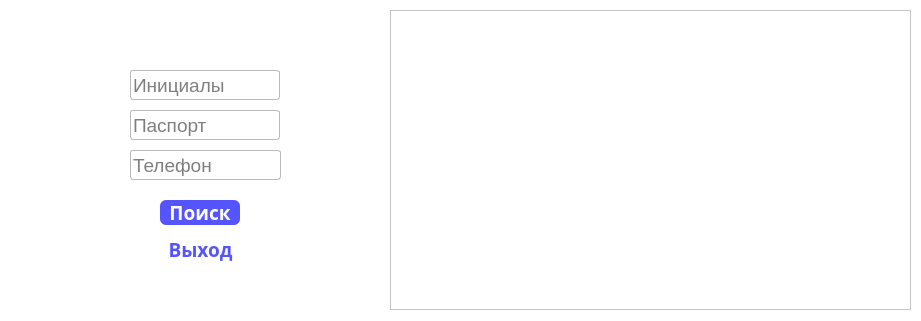
<?xml version="1.0" encoding="UTF-8"?>
<ui version="4.0">
 <class>NewCustomerContacts</class>
 <widget class="QMainWindow" name="NewCustomerContacts">
  <property name="geometry">
   <rect>
    <x>0</x>
    <y>0</y>
    <width>921</width>
    <height>321</height>
   </rect>
  </property>
  <property name="windowTitle">
   <string>Контакты</string>
  </property>
  <property name="styleSheet">
   <string notr="true">background-color: white;</string>
  </property>
  <widget class="QWidget" name="centralwidget">
   <widget class="QTableWidget" name="customerTable">
    <property name="geometry">
     <rect>
      <x>390</x>
      <y>10</y>
      <width>521</width>
      <height>300</height>
     </rect>
    </property>
   </widget>
   <widget class="QPushButton" name="SearchCustomerButton">
    <property name="geometry">
     <rect>
      <x>160</x>
      <y>200</y>
      <width>80</width>
      <height>25</height>
     </rect>
    </property>
    <property name="font">
     <font>
      <family>Candara</family>
      <pointsize>14</pointsize>
      <weight>75</weight>
      <bold>true</bold>
     </font>
    </property>
    <property name="cursor">
     <cursorShape>PointingHandCursor</cursorShape>
    </property>
    <property name="styleSheet">
     <string notr="true">QPushButton{
	border-radius: 6px;
	background-color: rgb(85, 85, 255);
	color: white;
}

QPushButton::hover{
	border-radius: 6px;
	background-color: rgb(85, 0, 255);
	color: white;
}

QPushButton::pressed{
	border-radius: 6px;
	background-color: #BEB775;
	color: white;
}
</string>
    </property>
    <property name="text">
     <string>Поиск</string>
    </property>
   </widget>
   <widget class="QLineEdit" name="lineName">
    <property name="geometry">
     <rect>
      <x>130</x>
      <y>70</y>
      <width>150</width>
      <height>30</height>
     </rect>
    </property>
    <property name="font">
     <font>
      <pointsize>14</pointsize>
     </font>
    </property>
    <property name="styleSheet">
     <string notr="true">border: 1px solid rgb(186, 186, 186);
border-radius: 3px;
background-color: white;
color: black;</string>
    </property>
    <property name="text">
     <string/>
    </property>
    <property name="placeholderText">
     <string>Инициалы</string>
    </property>
   </widget>
   <widget class="QLineEdit" name="lineSurname">
    <property name="geometry">
     <rect>
      <x>130</x>
      <y>110</y>
      <width>150</width>
      <height>30</height>
     </rect>
    </property>
    <property name="font">
     <font>
      <pointsize>14</pointsize>
     </font>
    </property>
    <property name="styleSheet">
     <string notr="true">border: 1px solid rgb(186, 186, 186);
border-radius: 3px;
background-color: white;
color: black;</string>
    </property>
    <property name="text">
     <string/>
    </property>
    <property name="placeholderText">
     <string>Паспорт</string>
    </property>
   </widget>
   <widget class="QLineEdit" name="lineNumber">
    <property name="geometry">
     <rect>
      <x>130</x>
      <y>150</y>
      <width>151</width>
      <height>30</height>
     </rect>
    </property>
    <property name="font">
     <font>
      <pointsize>14</pointsize>
     </font>
    </property>
    <property name="styleSheet">
     <string notr="true">border: 1px solid rgb(186, 186, 186);
border-radius: 3px;
background-color: white;
color: black;</string>
    </property>
    <property name="text">
     <string/>
    </property>
    <property name="placeholderText">
     <string>Телефон</string>
    </property>
   </widget>
   <widget class="QPushButton" name="exitButton">
    <property name="geometry">
     <rect>
      <x>150</x>
      <y>234</y>
      <width>101</width>
      <height>31</height>
     </rect>
    </property>
    <property name="font">
     <font>
      <family>Candara</family>
      <pointsize>14</pointsize>
      <weight>75</weight>
      <bold>true</bold>
     </font>
    </property>
    <property name="cursor">
     <cursorShape>PointingHandCursor</cursorShape>
    </property>
    <property name="styleSheet">
     <string notr="true">

QPushButton{
	border-radius: 6px;
	background-color: white;
	color: rgb(85, 85, 255);
}

QPushButton::hover{
	border-radius: 6px;
	background-color: rgbrgb(240, 255, 255);
	color: rgb(85, 0, 255);
}

QPushButton::pressed{
	border-radius: 6px;
	background-color: #BEB775;
	color: black;
}
</string>
    </property>
    <property name="text">
     <string>Выход</string>
    </property>
   </widget>
  </widget>
 </widget>
 <resources/>
 <connections/>
</ui>
